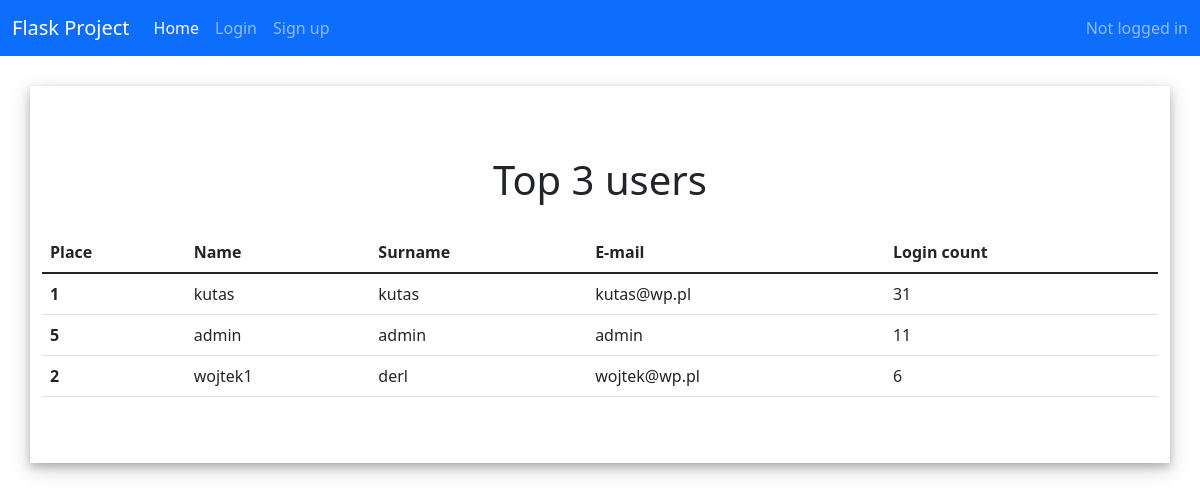
/top_users, run on an earlier commit of the app's database.
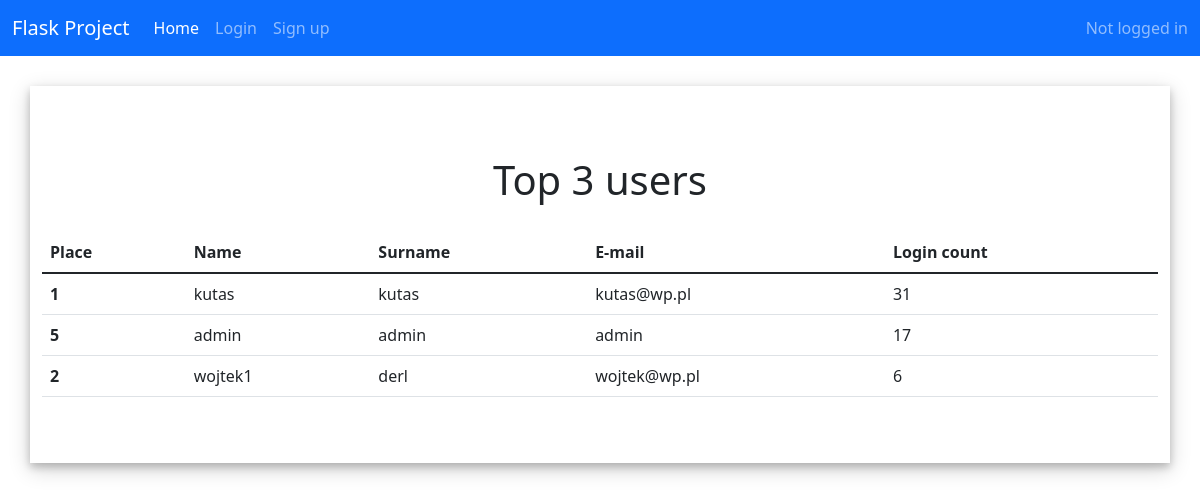
And on a later commit of the database.
### app.py (models this page shows)
class User(db.Model, UserMixin):
    id = db.Column(db.Integer, primary_key = True)
    email = db.Column(db.String(30), nullable=False, unique=True)
    name = db.Column(db.String(20), nullable=False)
    last_name = db.Column(db.String(20), nullable=False)
    password = db.Column(db.String(80), nullable=False)
    login_count = db.Column(db.Integer, nullable=False, default=0)
    isAdmin = db.Column(db.Boolean(), nullable=False, default=False)

### app.py (the view)
@app.route('/top_users', methods=['GET', 'POST'])
def topUsers():
    top_users = db.session.query(User).order_by(User.login_count.desc()).limit(3)
    return render_template('top_users.html', users = top_users)

### templates/top_users.html
{% extends "base.html" %} {% block title %}Admin{% endblock %} {% block content
%}
<h1>Top 3 users</h1>
<table class="table">
  <thead>
    <tr>
      <th scope="col">Place</th>
      <th scope="col">Name</th>
      <th scope="col">Surname</th>
      <th scope="col">E-mail</th>
      <th scope="col">Login count</th>
    </tr>
  </thead>
  <tbody>
    {% for user in users %}
    <tr>
      <th scope="row">{{user.id}}</th>
      <td>{{ user.name }}</td>
      <td>{{ user.last_name }}</td>
      <td>{{ user.email }}</td>
      <td>{{ user.login_count }}</td>
    </tr>
    {% endfor %}
  </tbody>
</table>
{% endblock %}

What changed in the data, as far as the page shows it:
changed User "admin": login_count "11" → "17"
